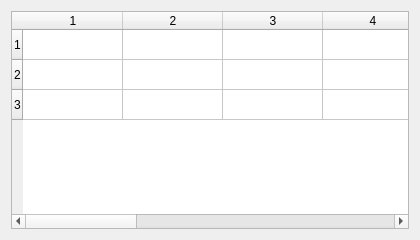
<?xml version="1.0" encoding="UTF-8"?>
<ui version="4.0"><class>Dialog</class><widget class="QDialog" name="Dialog"><property name="geometry"><rect><x>0</x><y>0</y><width>420</width><height>240</height></rect></property><property name="windowTitle"><string>Scroll horizontal_3x10</string></property><layout class="QVBoxLayout" name="verticalLayout"><property name="leftMargin"><number>11</number></property><property name="topMargin"><number>11</number></property><property name="rightMargin"><number>11</number></property><property name="bottomMargin"><number>11</number></property><property name="spacing"><number>6</number></property><item><widget class="QTableWidget" name="table"><property name="rowCount"><number>3</number></property><property name="columnCount"><number>10</number></property></widget></item></layout></widget></ui>
